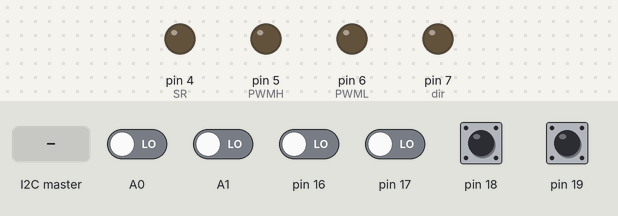
A sketch run on a simulated Arduino Uno, built with avr-gcc and run on an emulated ATmega328P. On the bench: output pins drawn as LEDs (lit = HIGH). Inputs (shaded band) come from the test bench; at power-on: pin 18, pin 19 HIGH, A0, A1, pin 16, pin 17 LOW.

Above: at 1.2 s.
1.3 s: A0 driven HIGH
2.8 s: A0 driven LOW
4.3 s: A0 driven HIGH and A1 driven HIGH
At 5.0 s:
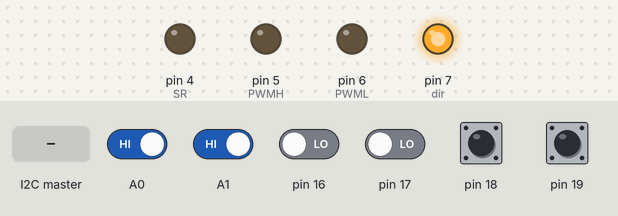
5.8 s: the I2C master sends the byte 5
At 7.2 s:
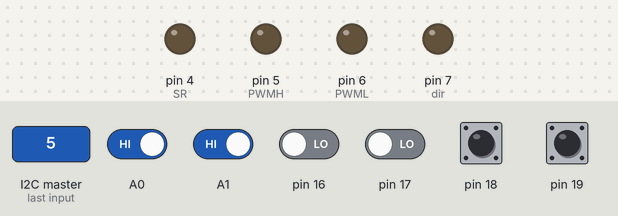
Timing chart, 0 to 8.3 s (numbered marks = the images above; inputs shaded):
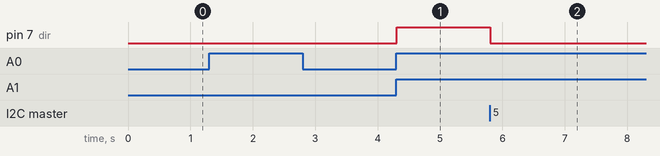

Measured:
- after the input at 4.3 s, pin 7 (dir): LOW → HIGH at once
- after the input at 5.8 s, pin 7 (dir): HIGH → LOW at once

The sketch:

pid_v_i2c_slave.ino
```cpp
#include <TimerOne.h>
#include <Wire.h>

#include "ti2c_slave.h"


#define PWMH 5
#define PWML 6
#define dir 7
#define SR 4

volatile long int temp, counter = 0;

volatile long double v = 0;
const float Kp=100;//2.0455;//0.63919;
const float Ki=90;//0.87196;//0;
const float Kd=0;//0.0047161;//0.25552;
long double targetv=0;
float P=0;
float preP=0;
float dt=0.003;
float I=0;
float D=0;
float duty=0;
int pw = 0;
float preTime=0;
long double enc = 0;
long double preenc =0;
long double prepw =0;
int state = false;

int I2C_address;
Ti2c receiver(0x34);

ISR(PCINT1_vect,ISR_NOBLOCK){
  if((PINC & (1<<PINC0))^((PINC & (1<<PINC1))>>1))--counter;
  else ++counter;

  }


void setup() {
  PCICR |= (1<<PCIE1);
  PCMSK1 |=(1<<PCINT8);


  I2C_address = 0x34;

  Serial.begin (9600);

  pinMode(PWML, OUTPUT);
  pinMode(PWMH, OUTPUT);
  pinMode(SR,OUTPUT);
  pinMode(dir, OUTPUT);
  pinMode(A0,INPUT);
  pinMode(A1,INPUT);

  digitalWrite(SR,LOW);

  Timer1.initialize(3000);
  Timer1.attachInterrupt(PID);

  Wire.begin(I2C_address);   // join i2c bus with address #8
  Wire.onReceive(receiveEvent); // register event
  Wire.onRequest(requestEvent);

}


void loop() {
  enc = counter;
  v = (enc - preenc)/dt/4000*3.14*0.064;

}


void PID(){


    P = targetv - v;

    I += P*dt;

    D = (P - preP)/dt;

    duty = Kp * P + Ki * I + Kd * D;

    preP = P;
    preenc = enc;
    if(duty>40)duty=40;
    if(duty<-40)duty=-40;

    if(duty>=0)PORTD &= ~_BV(PD7);//digitalWrite(dir,LOW);
    else PORTD |= _BV(PD7);//digitalWrite(dir,HIGH);

    pw = abs(int(duty));

    analogWrite(PWML,pw);
    analogWrite(PWMH,pw);

  }


void receiveEvent(int howMany)
{
  receiver.receiveStr();
  targetv = double(atoi(receiver.buf))/100;

  P = 0;
  preP = 0;
  D = 0;
  I = 0;


}

void requestEvent(){

  char buf[10] = {};
  int num;
  num = sprintf(buf, "%d$", int(v*100));


  receiver.sendStr(buf);
  //Serial.println(buf);


  }
```

ti2c_slave.cpp
```cpp
#include "Arduino.h"
#include "ti2c_slave.h"
#include <Wire.h>
#define SIZE 100

const char postfix = '$';

Ti2c::Ti2c(uint8_t i2caddr) {
  //initializer
  this->addr = i2caddr;
}

void Ti2c::sendStr(char buf[]) {
  //Wire.beginTransmission();	 //
  int c = Wire.write(buf);// 1バイトをキューへ送信
  //Serial.print(buf);
  //Serial.println(c);
  //Wire.endTransmission();		// 送信完了
}

void Ti2c::receiveStr() {
  char b_buf[SIZE] = "";
  int i = 0;
    byte val;

    while (Wire.available()) {
      val = Wire.read();
      //Serial.print(val);
      if (val == postfix) {
        b_buf[i++] = '\0';
        break;
      } else {
        b_buf[i++] = val;
      }
    }
    if (val == postfix) {
      sprintf(this->buf, "%s", b_buf);
    }
}
```

ti2c_slave.h
```cpp
#ifndef Ti2c_h
#define Ti2c_h
#include "Arduino.h"

class Ti2c{
  public:
    Ti2c();
    Ti2c(uint8_t i2caddr);
    void sendStr(char buf[]);
    void receiveStr();
    uint8_t addr;
    char buf[100];
};
#endif
```
